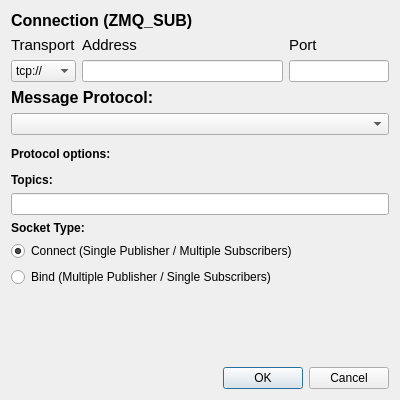
<?xml version="1.0" encoding="UTF-8"?>
<ui version="4.0">
 <class>DataStreamZMQ</class>
 <widget class="QDialog" name="DataStreamZMQ">
  <property name="geometry">
   <rect>
    <x>0</x>
    <y>0</y>
    <width>400</width>
    <height>400</height>
   </rect>
  </property>
  <property name="windowTitle">
   <string>ZMQ Subscriber</string>
  </property>
  <layout class="QVBoxLayout" name="verticalLayout">
   <item>
    <widget class="QLabel" name="label">
     <property name="font">
      <font>
       <pointsize>12</pointsize>
       <weight>75</weight>
       <bold>true</bold>
      </font>
     </property>
     <property name="text">
      <string>Connection (ZMQ_SUB)</string>
     </property>
    </widget>
   </item>
   <item>
    <layout class="QGridLayout" name="gridLayout" columnstretch="0,2,1">
     <item row="0" column="0">
      <widget class="QLabel" name="label_2">
       <property name="font">
        <font>
         <pointsize>11</pointsize>
         <weight>50</weight>
         <bold>false</bold>
        </font>
       </property>
       <property name="text">
        <string>Transport</string>
       </property>
      </widget>
     </item>
     <item row="0" column="1">
      <widget class="QLabel" name="label_3">
       <property name="font">
        <font>
         <pointsize>11</pointsize>
         <weight>50</weight>
         <bold>false</bold>
        </font>
       </property>
       <property name="text">
        <string>Address</string>
       </property>
      </widget>
     </item>
     <item row="0" column="2">
      <widget class="QLabel" name="label_4">
       <property name="font">
        <font>
         <pointsize>11</pointsize>
         <weight>50</weight>
         <bold>false</bold>
        </font>
       </property>
       <property name="text">
        <string>Port</string>
       </property>
      </widget>
     </item>
     <item row="1" column="0">
      <widget class="QComboBox" name="comboBox">
       <item>
        <property name="text">
         <string>tcp://</string>
        </property>
       </item>
       <item>
        <property name="text">
         <string>ipc://</string>
        </property>
       </item>
       <item>
        <property name="text">
         <string>pgm://</string>
        </property>
       </item>
      </widget>
     </item>
     <item row="1" column="1">
      <widget class="QLineEdit" name="lineEditAddress"/>
     </item>
     <item row="1" column="2">
      <widget class="QLineEdit" name="lineEditPort"/>
     </item>
    </layout>
   </item>
   <item>
    <widget class="QLabel" name="label_6">
     <property name="font">
      <font>
       <pointsize>12</pointsize>
       <weight>75</weight>
       <bold>true</bold>
      </font>
     </property>
     <property name="text">
      <string>Message Protocol:</string>
     </property>
    </widget>
   </item>
   <item>
    <widget class="QComboBox" name="comboBoxProtocol"/>
   </item>
   <item>
    <widget class="QWidget" name="boxOptions" native="true">
     <layout class="QVBoxLayout" name="layoutOptions">
      <property name="leftMargin">
       <number>0</number>
      </property>
      <property name="topMargin">
       <number>6</number>
      </property>
      <property name="rightMargin">
       <number>0</number>
      </property>
      <property name="bottomMargin">
       <number>6</number>
      </property>
      <item>
       <widget class="QLabel" name="label_5">
        <property name="font">
         <font>
          <weight>75</weight>
          <bold>true</bold>
         </font>
        </property>
        <property name="text">
         <string>Protocol options:</string>
        </property>
       </widget>
      </item>
     </layout>
    </widget>
   </item>
   <item>
    <widget class="QLabel" name="label_6">
     <property name="font">
      <font>
       <weight>75</weight>
       <bold>true</bold>
      </font>
     </property>
     <property name="text">
      <string>Topics:</string>
     </property>
    </widget>
   </item>
   <item>
    <widget class="QLineEdit" name="lineEditTopics"/>
   </item>
   <item>
    <widget class="QLabel" name="label_7">
     <property name="font">
      <font>
       <weight>75</weight>
       <bold>true</bold>
      </font>
     </property>
     <property name="text">
      <string>Socket Type:</string>
     </property>
    </widget>
   </item>
   <item>
    <widget class="QRadioButton" name="radioConnect">
      <property name="focusPolicy">
        <enum>Qt::NoFocus</enum>
      </property>
      <property name="text">
        <string>Connect (Single Publisher / Multiple Subscribers)</string>
      </property>
      <property name="checked">
        <bool>true</bool>
      </property>
    </widget>
   </item>
   <item>   
    <widget class="QRadioButton" name="radioBind">
      <property name="focusPolicy">
        <enum>Qt::NoFocus</enum>
      </property>
      <property name="text">
        <string>Bind (Multiple Publisher / Single Subscribers)</string>
      </property>
    </widget>
   </item>
   <item>
    <spacer name="verticalSpacer">
     <property name="orientation">
      <enum>Qt::Vertical</enum>
     </property>
     <property name="sizeHint" stdset="0">
      <size>
       <width>20</width>
       <height>76</height>
      </size>
     </property>
    </spacer>
   </item>
   <item>
    <widget class="QDialogButtonBox" name="buttonBox">
     <property name="orientation">
      <enum>Qt::Horizontal</enum>
     </property>
     <property name="standardButtons">
      <set>QDialogButtonBox::Cancel|QDialogButtonBox::Ok</set>
     </property>
    </widget>
   </item>
  </layout>
 </widget>
 <resources/>
 <connections>
  <connection>
   <sender>buttonBox</sender>
   <signal>accepted()</signal>
   <receiver>DataStreamZMQ</receiver>
   <slot>accept()</slot>
   <hints>
    <hint type="sourcelabel">
     <x>248</x>
     <y>254</y>
    </hint>
    <hint type="destinationlabel">
     <x>157</x>
     <y>274</y>
    </hint>
   </hints>
  </connection>
  <connection>
   <sender>buttonBox</sender>
   <signal>rejected()</signal>
   <receiver>DataStreamZMQ</receiver>
   <slot>reject()</slot>
   <hints>
    <hint type="sourcelabel">
     <x>316</x>
     <y>260</y>
    </hint>
    <hint type="destinationlabel">
     <x>286</x>
     <y>274</y>
    </hint>
   </hints>
  </connection>
 </connections>
</ui>
